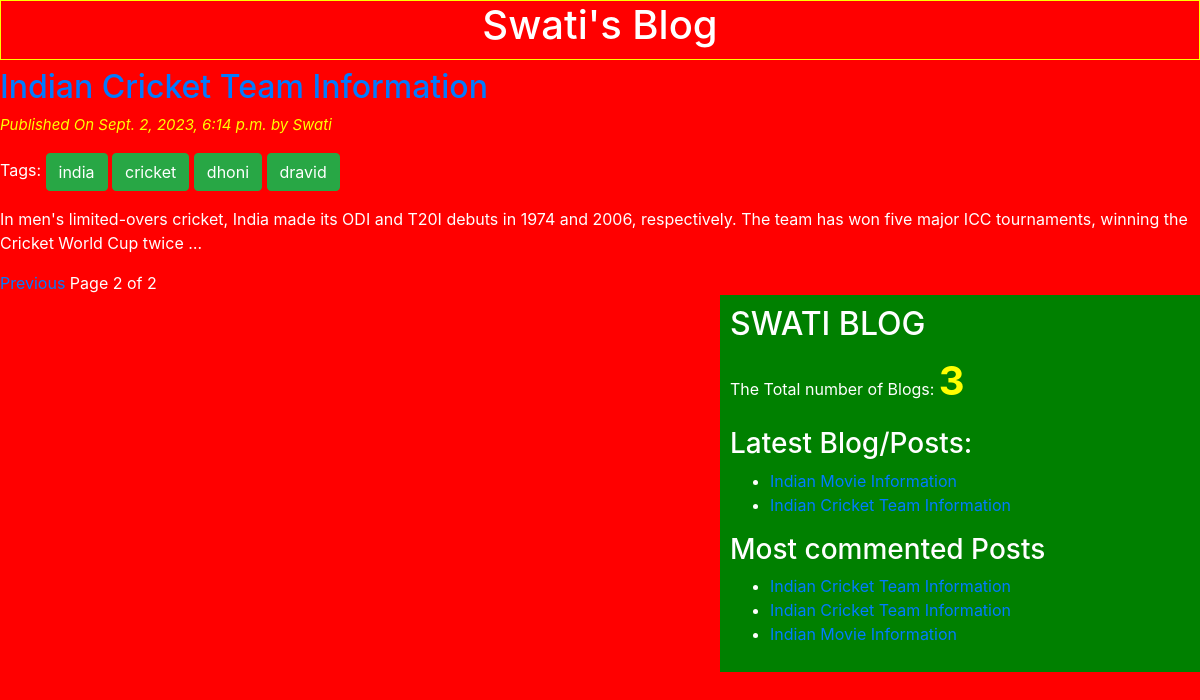
Screenshot of /?page=2 with the database file from the repository.
### blogapp/models.py (models this page shows, shortened)
class Post(models.Model):
	STATUS_CHOICES = (('draft','Draft'),('published','Published'))
	title = models.CharField(max_length=50)
	slug = models.SlugField(max_length=50,unique_for_date='publish')
	author = models.ForeignKey(User, related_name = 'blog_posts',on_delete=models.CASCADE)
	body = models.TextField()
	publish = models.DateTimeField(default=timezone.now)
	created = models.DateTimeField(auto_now_add=True)
	updated = models.DateTimeField(auto_now=True)
	status = models.CharField(max_length=50,choices=STATUS_CHOICES,default='draft')
	objects = CustomManager()
	tags = TaggableManager()
	class Meta:
		ordering = ('-publish',)
	def get_absolute_url(self):
		return reverse('post_detail',args=[self.publish.year,self.publish.strftime('%m'),self.publish.strftime('%d'),self.slug])

### blogapp/views.py (the view)
# urls.py: path('',views.post_list_view),
def post_list_view(request,tag_slug=None):
	post_list=Post.objects.all()
	tag=None
	if tag_slug:
		tag=get_object_or_404(Tag,slug=tag_slug)
		post_list=post_list.filter(tags__in=[tag])
	paginator=Paginator(post_list, 2)
	page_number=request.GET.get('page')
	try:
		post_list=paginator.page(page_number)
	except PageNotAnInteger:
		post_list=paginator.page(1)
	except EmptyPage:
		post_list=Paginator.page(paginator.num_pages)
	my_dict={'post_list':post_list,'tag':tag}
	return render(request=request, template_name='blogapp/post_list.html',context=my_dict)

### blogapp/models.py (called while the page is built)
	def get_queryset(self):
		return super().get_queryset().filter(status='published')

### blogapp/templatetags/blog_tags.py (called while the page is built)
@register.simple_tag(name='my_tag')
def total_posts():
	return Post.objects.count()

@register.inclusion_tag('blogapp/latest_posts.html')
def show_latest_posts():
	latest_posts = Post.objects.order_by('-publish')[:2]
	return {'latest_posts':latest_posts}

@register.simple_tag()
def get_most_commented_posts(count=3):
	return Post.objects.annotate(total_comments=Count('comments')).order_by('-total_comments')[:count]

### templates/blogapp/post_list.html (shortened to what this page needs)
{% extends "blogapp/base.html" %}
{% block content_block %}
	<h1>Swati's Blog</h1>
	{% for post in post_list  %}
		<a href="{{ post.get_absolute_url }}"><h2>{{ post.title }}</h2></a>
		<p id="date"> Published On {{ post.publish }} by {{ post.author|title }}</p>
		<p>Tags:
			{% for tag in post.tags.all  %}
				<a href="{% url 'post_list_by_tag_name' tag.slug %}" class="btn btn-success">{{ tag.name }}</a>
			{% endfor %}
		</p>
		{{ post.body|truncatewords:30|linebreaks }}
	{% endfor %}
	{% include "blogapp/pagination.html" with page=post_list %}
{% endblock content_block %}

### templates/blogapp/base.html (shortened to what this page needs)
<!DOCTYPE html>
{% load static %}
{% load blog_tags %}
<html lang="en" dir="ltr">
<head>
	<link rel="stylesheet" href="https://cdn.jsdelivr.net/npm/bootstrap@4.5.3/dist/css/bootstrap.min.css">
	<link rel="stylesheet" type="text/css" href="{% static "css/blogapp/blog.css" %}">
</head>
<body>
	<div class="content">
		{% block content_block %}
		{% endblock content_block %}
	</div>
	<div class="sidebar">
		<h2>SWATI BLOG</h2>
		<p>The Total number of Blogs: <span id="pcount">  {% my_tag %}  </span> </p>
		<h3>Latest Blog/Posts: </h3>{% show_latest_posts %}
		<h3>Most commented Posts</h3>
		{% get_most_commented_posts as m_c_p%}
		<ul>
			{% for post in m_c_p %}
			<li><a href="{{ post.get_absolute_url }}">{{ post.title }}</a></li>
			{% endfor %}
		</ul>
	</div>
</body>
</html>

### templates/blogapp/latest_posts.html
<ul>
	{% for post in  latest_posts %}
		<li><a href="{{ post.get_absolute_url }}"> {{ post.title }}</a></li>
	{% endfor %}
</ul>

### static/css/blogapp/blog.css (style rules this page uses)
.sidebar { width: 40%; float: right; padding: 10px; background: green; height: 100%; }
h1 { text-align: center; border: 1px solid yellow; padding-bottom: 10px; }
body { color: white; background: red; }
#date { color: yellow; font-size: 15px; font-style: italic; }
#pcount { font-size: 40px; color: yellow; font-weight: bold; }

### rows the page displays
Post: title "Indian Cricket Team Information", publish "Sept. 2, 2023, 6:14 p.m.", author "Swati", body "In men's limited-overs cricket, India made its ODI and T20I debuts in 1974 and 2006, respectively. The team has won five major ICC tournaments, winning the Cricket World Cup twice …"
Tag: name "india"
Tag: name "cricket"
Tag: name "dhoni"
Tag: name "dravid"
Post: title "Indian Movie Information"
Post: title "Indian Cricket Team Information"

### other values shown
{{ page.number }} "2"
{{ page.paginator.num_pages }} "2"
